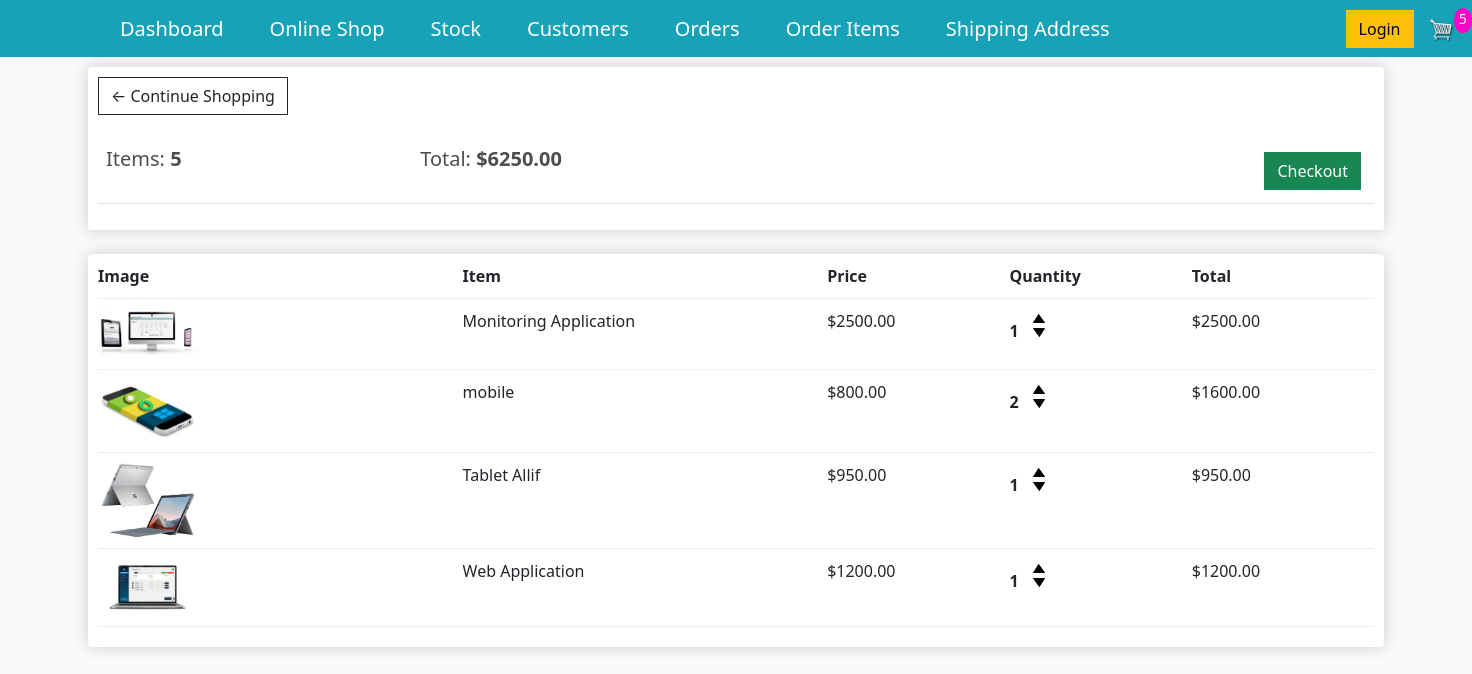
The app's page /cart/ (signed in) with its own data.
### store/models.py (models this page shows, shortened)
class Order(models.Model):
    customer = models.ForeignKey(Customer, on_delete=models.SET_NULL, null=True,blank=True)#if customer is deleted, we dont want to delete the order but rather set the customer value to null
    date_ordered=models.DateTimeField(auto_now_add=True)
    complete=models.BooleanField(default=False, null=True, blank=False)
    transaction_id=models.CharField(max_length=100, null=True)
    @property
    def get_cart_total(self):# sin
        orderitems = self.orderitem_set.all()
        total=sum([item.get_total for item in orderitems])
        return total
    @property # since now this is a property, we can access it in the template
    def get_cart_items(self):
        orderitems = self.orderitem_set.all()
        total=sum([item.quantity for item in orderitems])
        return total

class OrderItem(models.Model):
    product = models.ForeignKey(Product, on_delete=models.SET_NULL, null=True, blank=True)
    order = models.ForeignKey(Order, on_delete=models.SET_NULL, null=True,blank=True)
    quantity = models.IntegerField(default=0,null=True,blank=True)
    date_added = models.DateTimeField(auto_now_add=True)
    @property
    def get_total(self):
        total=self.product.price * self.quantity
        return total

class Product(models.Model):
    name = models.CharField(max_length=255, null=True)
    price=models.DecimalField(max_digits=7,decimal_places=2)
    digital = models.BooleanField(default=False,blank=True, null=True)#If the item is digital, we dont need to ship
    product_image=models.ImageField(null=True, blank=True)
    @property# this is property decorator that will enable us to access this as an attribute rather as a method
    def imageURL(self):
        try:
            url=self.product_image.url
        except:
            url = ''
        return url

### store/views.py (the view)
# urls.py: path('cart/', views.cart, name="cart"),
def cart(request):
    data=cartData(request)
    cartItems=data['cartItems']
    order=data['order']
    items=data['items']
    context={
        "items":items,
        "order":order,
        "cartItems":cartItems,
    }
    return render(request, 'store/cart.html', context)

### store/utils.py (called while the page is built, shortened)
def cartData(request):
    if request.user.is_authenticated:
        customer=request.user.customer
        order, created=Order.objects.get_or_create(customer=customer, complete=False)
        items=order.orderitem_set.all()
        cartItems=order.get_cart_items
    return {'cartItems':cartItems,'order':order,'items':items}

### store/templates/store/cart.html
{% extends 'store/main.html' %}
{% load static %}
{% block content %}
<div class="row">
	<div class="col-lg-12">
		<div class="box-element">
            <a  class="btn btn-outline-dark" href="{% url 'store' %}">&#x2190; Continue Shopping</a>
	<br>
	<br>
	<table class="table">
		<tr>
			<th><h5>Items: <strong>{{order.get_cart_items}}</strong></h5></th>
			<th><h5>Total:<strong> ${{order.get_cart_total|floatformat:2}}</strong></h5></th>
			<th>
				<a  style="float:right; margin:5px;" class="btn btn-success" href="{% url 'checkout' %}">Checkout</a>
			</th>
		</tr>
	</table>
		</div>
		<br>
		<div class="box-element">
            <div class="cart-row">
                <div style="flex:2"><strong>Image</strong></div>
                <div style="flex:2"><strong>Item</strong></div>
                <div style="flex:1"><strong>Price</strong></div>
                <div style="flex:1"><strong>Quantity</strong></div>
                <div style="flex:1"><strong>Total</strong></div>
            </div>
            {% for item in items %}
            <div class="cart-row">
                <div style="flex:2"><img class="row-image" src="{{item.product.imageURL}}"></div>
                <div style="flex:2"><p>{{item.product.name}}</p></div>
                <div style="flex:1"><p>${{item.product.price|floatformat:2}}</p></div>
                <div style="flex:1">
                    <p class="quantity">{{item.quantity}}</p>
                    <div class="quantity">
                        <img data-product={{item.product.id}} data-action="add" class="chg-quantity update-cart" src="{% static  'images/arrow-up.png' %}">
                        <img data-product={{item.product.id}} data-action="remove" class="chg-quantity update-cart" src="{% static  'images/arrow-down.png' %}">
                    </div>
                </div>
                <div style="flex:1"><p>${{item.get_total}}</p></div>
		</div>
        {% endfor %}
	</div>
</div>
{% endblock content %}

### store/static/css/main.css (style rules this page uses)
body { background-color: hsl(0, 0%, 98%); }
h1,h2,h3,h4,h5,h6 { color:hsl(0, 0%, 30%); }
.box-element { box-shadow:hsl(0, 0%, 80%) 0 0 16px; background-color: #fff; border-radius: 4px; padding: 10px; }
.col-lg-4, .col-lg-6, .col-lg-8, .col-lg-12 { margin-top: 10px; }
.btn { border-radius: 0; }
.row-image { width: 100px; }
.cart-row { display: flex; align-items: flex-stretch; padding-bottom: 10px; margin-bottom: 10px; border-bottom: 1px solid #ececec; }
.quantity { display: inline-block; font-weight: 700; padding-right:10px; }
.chg-quantity { width: 12px; cursor: pointer; display: block; margin-top: 5px; transition:.1s; }

### records on screen
Order: get_cart_items "5", get_cart_total "6250.00"
OrderItem: product.imageURL (picture), product.name "Monitoring Application", product.price "2500.00", quantity "1", get_total "2500.00"
OrderItem: product.imageURL (picture), product.name "mobile", product.price "800.00", quantity "2", get_total "1600.00"
OrderItem: product.imageURL (picture), product.name "Tablet Allif", product.price "950.00", quantity "1", get_total "950.00"
OrderItem: product.imageURL (picture), product.name "Web Application", product.price "1200.00", quantity "1", get_total "1200.00"

### other values on screen
{{ cartItems }} "5"
